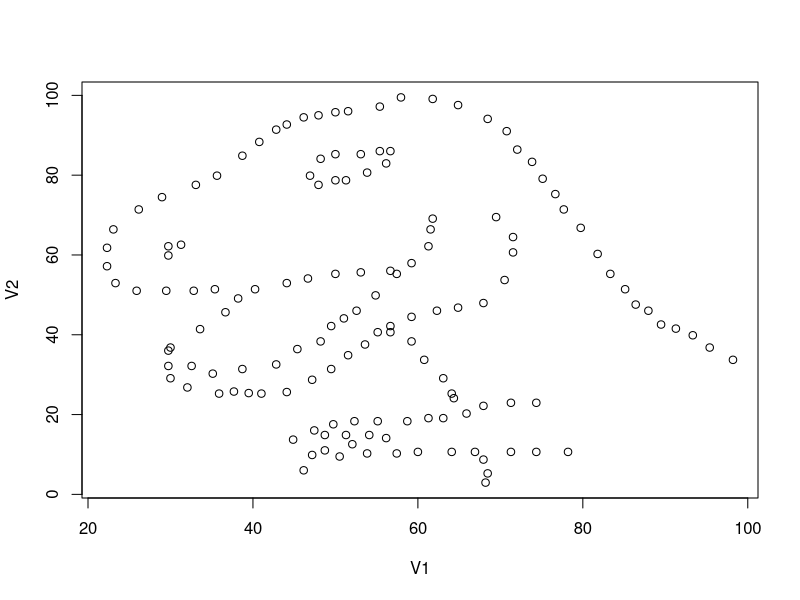

The R script that drew this image:
## ---- chunk 1
dt <- read.table(file = "../data-raw/ciekawe_dane.csv", header = F, sep = ";", dec = ",")
## ---- chunk 2
summary(dt)
## ---- chunk 3
cor(dt, method = "spearman")
cor(dt, method = "pearson")
## ---- chunk 4
m1 <- lm(V2 ~ V1, data = dt)
m2 <- lm(log(V2) ~ log(V1), data = dt)
summary(m1)
summary(m2)
## ---- chunk 5
plot(dt)
